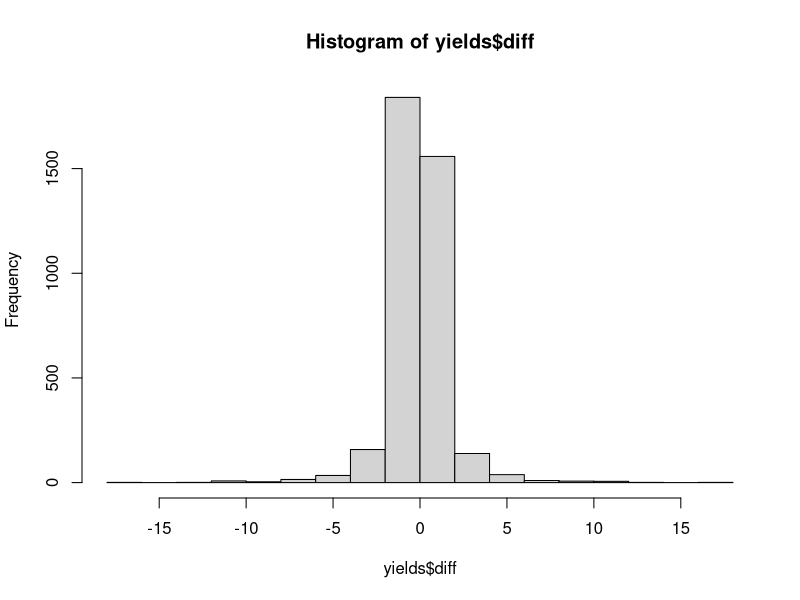

This figure's R source:
setwd("Users/rolandjacobus/Documents/Thesis")
yields<-read.csv("Futures.csv")
names(yields)<-c("DATE","T25","T15")
yields$Curve<-yields[,2]-yields[,3]
Diff<-diff(yields$Curve,lag=1)*100
yields<-yields[-1,]
yields$diff<-Diff

summary(yields$diff)
hist(yields$diff)

## Initialize Counters and Vectors
dates=NULL
curve=NULL
diff=NULL
end<-length(yields$diff)
trigger<-2*sd(yields$diff)
k=1

## Loop to find triggers
for (i in 1:end) {
  if(abs(yields[i,5])>trigger) {
    
    dates[k]=yields[i,1]
    curve[k]=yields[i,4]
    diff[k]=yields[i,5] 
    k=k+1
    
  }

}
results<-cbind(dates,curve,diff)
head(results)